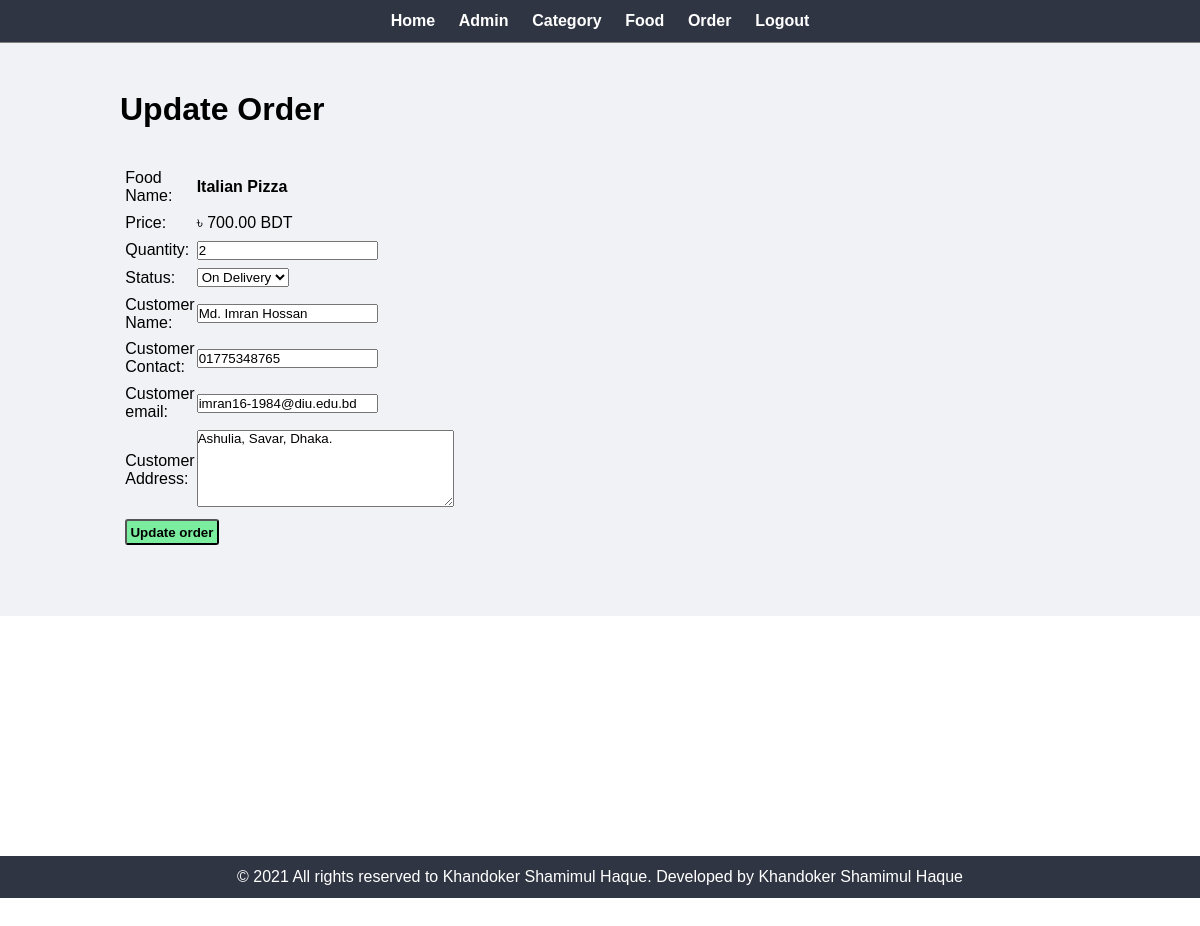
/admin/update-order.php?id=6 (signed in), run on the app's committed database.
### tables this page shows
CREATE TABLE `tbl_order` (
  `id` int(10) UNSIGNED NOT NULL,
  `food` varchar(150) NOT NULL,
  `price` decimal(10,2) NOT NULL,
  `qty` int(11) NOT NULL,
  `total` decimal(10,2) NOT NULL,
  `order_date` datetime NOT NULL,
  `status` varchar(50) NOT NULL,
  `customer_name` varchar(150) NOT NULL,
  `customer_contact` varchar(20) NOT NULL,
  `customer_email` varchar(150) NOT NULL,
  `customer_address` varchar(255) NOT NULL
);

### admin/update-order.php (the view, shortened to what this page needs)
<?php include("partials/menu.php"); ?>
<div class="main-content">
    <div class="wrapper">
        <h1>Update Order</h1>
        <br><br>
        <?php
        if(isset($_GET['id']))
        {
            $id=$_GET['id'];
            $sql="SELECT * FROM tbl_order WHERE id=$id";
            $res= mysqli_query($conn, $sql);
            $count=mysqli_num_rows($res);
            if($count==1)
            {
                $row=mysqli_fetch_assoc($res);
                $food = $row['food'];
                $price = $row['price'];
                $qty = $row['qty'];
                $status = $row['status'];
                $customer_name = $row['customer_name'];
                $customer_contact = $row['customer_contact'];
                $customer_email = $row['customer_email'];
                $customer_address = $row['customer_address'];
            }
            else
            {
                header('location:'.SITEURL.'admin/manage-order.php');
            }
        }
        else
        {
            header('location:'.SITEURL.'admin/manage-order.php');
        }
        ?>
        <form action="" method="POST">
        <table class="tbl-30 ">
                <tr>
                    <td>Food Name:</td>
                    <td><b><?php echo $food ?></b></td>
                </tr>
                <tr>
                    <td>Price:</td>
                    <td>৳ <?php echo $price; ?> BDT</td>
                </tr>
                <tr>
                    <td>Quantity:</td>
                    <td>
                        <input type="number" name="qty" value="<?php echo $qty ?>">
                    </td>
                </tr>
                <tr>
                    <td>Status:</td>
                    <td>
                        <select name="status">
                            <option <?php if($status=='On Delivery'){echo 'selected';}?> value="On Delivery">On Delivery</option>
                        </select>
                    </td>
                </tr>
                <tr>
                    <td>Customer Name:</td>
                    <td>
                        <input type="text" name="customer_name" value="<?php echo $customer_name ?>">
                    </td>
                </tr>
                <tr>
                    <td>Customer Contact:</td>
                    <td>
                        <input type="text" name="customer_contact" value="<?php echo $customer_contact ?>">
                    </td>
                </tr>
                <tr>
                    <td>Customer email:</td>
                    <td>
                        <input type="text" name="customer_email" value="<?php echo $customer_email ?>">
                    </td>
                </tr>
                <tr>
                    <td>Customer Address:</td>
                    <td>
                        <textarea name="customer_address" cols="30" rows="5" ><?php echo $customer_address ?></textarea>
                    </td>
                </tr>
                <tr>
                    <td colspan="2">
                        <input type="submit" name="submit" value="Update order" class="btn-secondary">
                    </td>
                </tr>
            </table>
        </form>
        <br>
    </div>
</div>
<?php include("partials/footer.php"); ?>

### css/admin.css (style rules this page uses)
* { margin: 0; padding: 0; font-family: Arial, Helvetica, sans-serif; text-decoration: none; }
.wrapper { padding: 1%; width: 80%; margin: 0 auto; }
.tbl-30 { width: 30%; }
table tr td { padding: 1%; }
.btn-secondary { background-color: #7bed9f; padding: 1%; color: black; text-decoration: none; font-weight: bold; border-radius: 3px; }
.main-content { background-color: #f1f2f6; padding: 3% 0; }

### data on the page
tbl_order: food "Italian Pizza", price "700.00", qty "2", status "On Delivery", customer_name "Md. Imran Hossan", customer_contact "01775348765", customer_email "imran16-1984@diu.edu.bd", customer_address "Ashulia, Savar, Dhaka."
